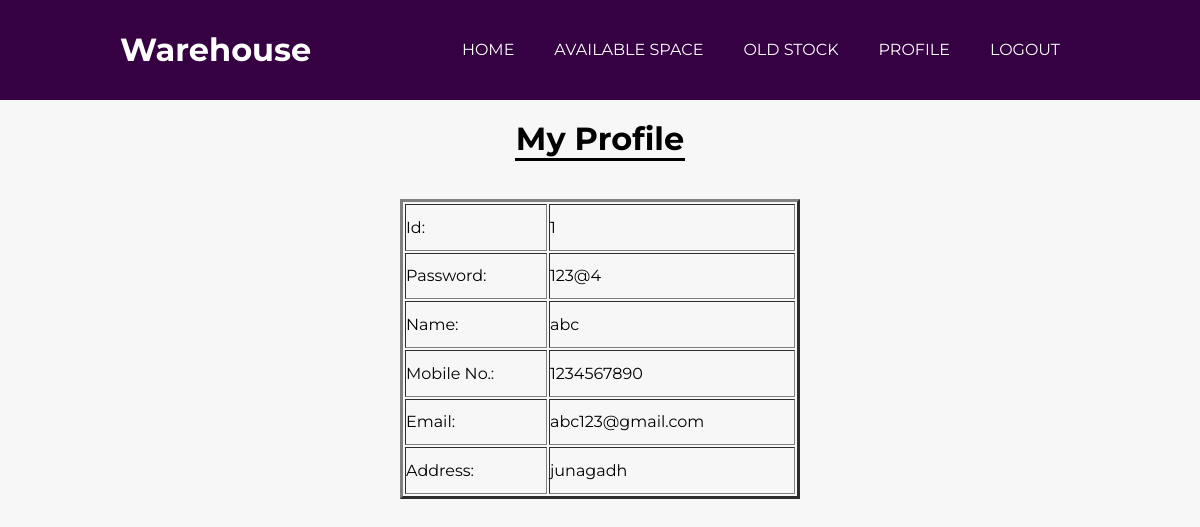
Page /profile.php (signed in) on the committed database.
### tables this page shows
CREATE TABLE `credentials` (
  `id` int(11) NOT NULL,
  `PASSWORD` varchar(20) NOT NULL,
  `name` varchar(50) NOT NULL,
  `email` varchar(50) NOT NULL,
  `mobile` int(10) NOT NULL,
  `address` varchar(100) NOT NULL
);

### profile.php (the view, shortened to what this page needs)
<?php
include("navbar1.php");
?>
<!DOCTYPE html>
<html>
<head>
</head>
<body>
	<br>
<center><h1 style="border-bottom: 3px solid black; width:170px;">My Profile</h1></center>
</body>
</html>
<?php
echo "<center>";
$con=mysqli_connect('localhost','root','','hackathon');
$Email=$_SESSION['uid1'];
$sql="SELECT * FROM credentials  where email='$Email'";
$s1=mysqli_query($con,$sql);
$R=mysqli_num_rows($s1);
if($R>0)
{
  while($r=mysqli_fetch_assoc($s1))
  {
		echo "<table align='center' border-collapse='collapse' border='3px' width='400px' height='300px'>
		<tr><td>Id:</td>"."<td>".$r['id']."</td></tr>
		<tr><td>Password:</td>"."<td>".$r['PASSWORD']."</td></tr>
		<tr><td>Name:</td><td>".$r['name']."</td></tr>
		<tr><td>Mobile No.:</td><td>".$r['mobile']."</td></tr>
		<tr><td>Email:</td><td>".$r['email']."</td></tr>
		<tr><td>Address:</td><td>".$r['address']."</td></tr>
		</table>";
  }
}
echo "</center>"
?>

### styles.css (style rules this page uses)
* { padding: 0px; margin: 0px; }
body { font-family: 'Montserrat', sans-serif; padding: 0px; margin: 0px; background-color: #f7f7f7; }

### rows in the picture
credentials: id "1", PASSWORD "123@4", name "abc", mobile "1234567890", email "abc123@gmail.com", address "junagadh"
